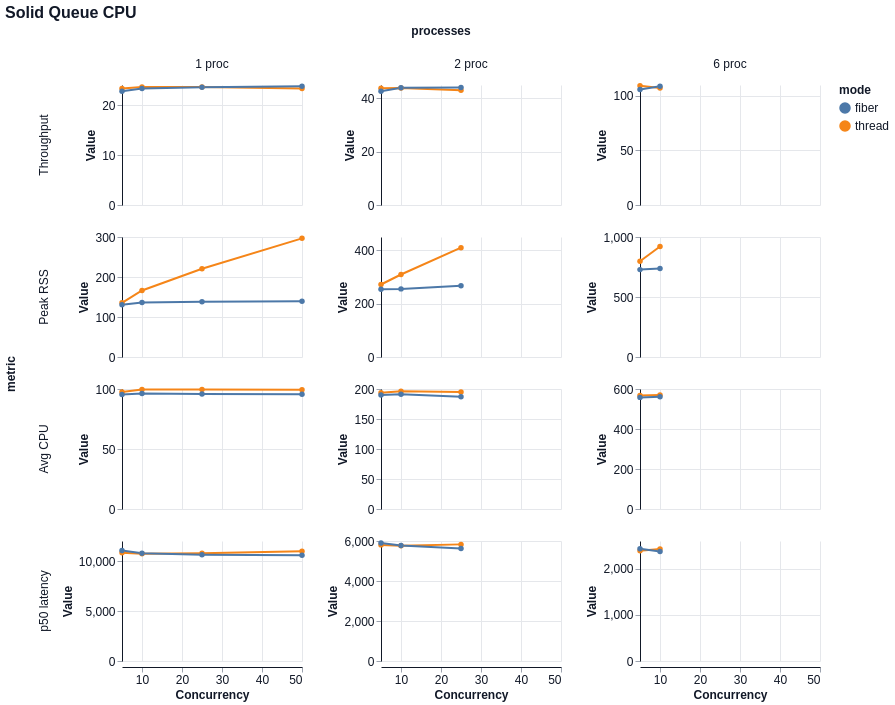

Source (Vega-Lite JSON):
### Vega-Lite specification from a JSON file in a GitHub repository (floating-point values rounded to 4 significant figures)
{"$schema": "https://vega.github.io/schema/vega-lite/v6.json", "title": "Solid Queue CPU", "width": 180, "height": 120, "data": {"values": [{"mode": "thread", "concurrency": 5, "processes": "1 proc", "metric": "Throughput", "value": 23.3, "unit": "jobs/s"}, {"mode": "thread", "concurrency": 5, "processes": "1 proc", "metric": "Peak RSS", "value": 135.5, "unit": "MB"}, {"mode": "thread", "concurrency": 5, "processes": "1 proc", "metric": "Avg CPU", "value": 97.5, "unit": "%"}, {"mode": "thread", "concurrency": 5, "processes": "1 proc", "metric": "p50 latency", "value": 10820.0, "unit": "ms"}, {"mode": "thread", "concurrency": 10, "processes": "1 proc", "metric": "Throughput", "value": 23.61, "unit": "jobs/s"}, {"mode": "thread", "concurrency": 10, "processes": "1 proc", "metric": "Peak RSS", "value": 166.4, "unit": "MB"}, {"mode": "thread", "concurrency": 10, "processes": "1 proc", "metric": "Avg CPU", "value": 99.5, "unit": "%"}, {"mode": "thread", "concurrency": 10, "processes": "1 proc", "metric": "p50 latency", "value": 10720.0, "unit": "ms"}, {"mode": "thread", "concurrency": 25, "processes": "1 proc", "metric": "Throughput", "value": 23.59, "unit": "jobs/s"}, {"mode": "thread", "concurrency": 25, "processes": "1 proc", "metric": "Peak RSS", "value": 220.6, "unit": "MB"}, {"mode": "thread", "concurrency": 25, "processes": "1 proc", "metric": "Avg CPU", "value": 99.5, "unit": "%"}, {"mode": "thread", "concurrency": 25, "processes": "1 proc", "metric": "p50 latency", "value": 10770.0, "unit": "ms"}, {"mode": "thread", "concurrency": 50, "processes": "1 proc", "metric": "Throughput", "value": 23.3, "unit": "jobs/s"}, {"mode": "thread", "concurrency": 50, "processes": "1 proc", "metric": "Peak RSS", "value": 296.6, "unit": "MB"}, {"mode": "thread", "concurrency": 50, "processes": "1 proc", "metric": "Avg CPU", "value": 99.4, "unit": "%"}, {"mode": "thread", "concurrency": 50, "processes": "1 proc", "metric": "p50 latency", "value": 10960.0, "unit": "ms"}, {"mode": "thread", "concurrency": 5, "processes": "2 proc", "metric": "Throughput", "value": 43.8, "unit": "jobs/s"}, {"mode": "thread", "concurrency": 5, "processes": "2 proc", "metric": "Peak RSS", "value": 271.9, "unit": "MB"}, {"mode": "thread", "concurrency": 5, "processes": "2 proc", "metric": "Avg CPU", "value": 193.9, "unit": "%"}, {"mode": "thread", "concurrency": 5, "processes": "2 proc", "metric": "p50 latency", "value": 5806.0, "unit": "ms"}, {"mode": "thread", "concurrency": 10, "processes": "2 proc", "metric": "Throughput", "value": 43.88, "unit": "jobs/s"}, {"mode": "thread", "concurrency": 10, "processes": "2 proc", "metric": "Peak RSS", "value": 309.4, "unit": "MB"}, {"mode": "thread", "concurrency": 10, "processes": "2 proc", "metric": "Avg CPU", "value": 196.3, "unit": "%"}, {"mode": "thread", "concurrency": 10, "processes": "2 proc", "metric": "p50 latency", "value": 5766.0, "unit": "ms"}, {"mode": "thread", "concurrency": 25, "processes": "2 proc", "metric": "Throughput", "value": 43.04, "unit": "jobs/s"}, {"mode": "thread", "concurrency": 25, "processes": "2 proc", "metric": "Peak RSS", "value": 410.1, "unit": "MB"}, {"mode": "thread", "concurrency": 25, "processes": "2 proc", "metric": "Avg CPU", "value": 195.2, "unit": "%"}, {"mode": "thread", "concurrency": 25, "processes": "2 proc", "metric": "p50 latency", "value": 5831.0, "unit": "ms"}, {"mode": "thread", "concurrency": 5, "processes": "6 proc", "metric": "Throughput", "value": 109.3, "unit": "jobs/s"}, {"mode": "thread", "concurrency": 5, "processes": "6 proc", "metric": "Peak RSS", "value": 797.7, "unit": "MB"}, {"mode": "thread", "concurrency": 5, "processes": "6 proc", "metric": "Avg CPU", "value": 567.2, "unit": "%"}, {"mode": "thread", "concurrency": 5, "processes": "6 proc", "metric": "p50 latency", "value": 2391.0, "unit": "ms"}, {"mode": "thread", "concurrency": 10, "processes": "6 proc", "metric": "Throughput", "value": 107.2, "unit": "jobs/s"}, {"mode": "thread", "concurrency": 10, "processes": "6 proc", "metric": "Peak RSS", "value": 920.6, "unit": "MB"}, {"mode": "thread", "concurrency": 10, "processes": "6 proc", "metric": "Avg CPU", "value": 570.5, "unit": "%"}, {"mode": "thread", "concurrency": 10, "processes": "6 proc", "metric": "p50 latency", "value": 2428.0, "unit": "ms"}, {"mode": "fiber", "concurrency": 5, "processes": "1 proc", "metric": "Throughput", "value": 22.77, "unit": "jobs/s"}, {"mode": "fiber", "concurrency": 5, "processes": "1 proc", "metric": "Peak RSS", "value": 130.6, "unit": "MB"}, {"mode": "fiber", "concurrency": 5, "processes": "1 proc", "metric": "Avg CPU", "value": 95.5, "unit": "%"}, {"mode": "fiber", "concurrency": 5, "processes": "1 proc", "metric": "p50 latency", "value": 11050.0, "unit": "ms"}, {"mode": "fiber", "concurrency": 10, "processes": "1 proc", "metric": "Throughput", "value": 23.29, "unit": "jobs/s"}, {"mode": "fiber", "concurrency": 10, "processes": "1 proc", "metric": "Peak RSS", "value": 136.2, "unit": "MB"}, {"mode": "fiber", "concurrency": 10, "processes": "1 proc", "metric": "Avg CPU", "value": 96.2, "unit": "%"}, {"mode": "fiber", "concurrency": 10, "processes": "1 proc", "metric": "p50 latency", "value": 10770.0, "unit": "ms"}, {"mode": "fiber", "concurrency": 25, "processes": "1 proc", "metric": "Throughput", "value": 23.57, "unit": "jobs/s"}, {"mode": "fiber", "concurrency": 25, "processes": "1 proc", "metric": "Peak RSS", "value": 138.1, "unit": "MB"}, {"mode": "fiber", "concurrency": 25, "processes": "1 proc", "metric": "Avg CPU", "value": 95.8, "unit": "%"}, {"mode": "fiber", "concurrency": 25, "processes": "1 proc", "metric": "p50 latency", "value": 10640.0, "unit": "ms"}, {"mode": "fiber", "concurrency": 50, "processes": "1 proc", "metric": "Throughput", "value": 23.76, "unit": "jobs/s"}, {"mode": "fiber", "concurrency": 50, "processes": "1 proc", "metric": "Peak RSS", "value": 139.5, "unit": "MB"}, {"mode": "fiber", "concurrency": 50, "processes": "1 proc", "metric": "Avg CPU", "value": 95.6, "unit": "%"}, {"mode": "fiber", "concurrency": 50, "processes": "1 proc", "metric": "p50 latency", "value": 10570.0, "unit": "ms"}, {"mode": "fiber", "concurrency": 5, "processes": "2 proc", "metric": "Throughput", "value": 42.63, "unit": "jobs/s"}, {"mode": "fiber", "concurrency": 5, "processes": "2 proc", "metric": "Peak RSS", "value": 254.1, "unit": "MB"}, {"mode": "fiber", "concurrency": 5, "processes": "2 proc", "metric": "Avg CPU", "value": 190.1, "unit": "%"}, {"mode": "fiber", "concurrency": 5, "processes": "2 proc", "metric": "p50 latency", "value": 5900.0, "unit": "ms"}, {"mode": "fiber", "concurrency": 10, "processes": "2 proc", "metric": "Throughput", "value": 43.93, "unit": "jobs/s"}, {"mode": "fiber", "concurrency": 10, "processes": "2 proc", "metric": "Peak RSS", "value": 255.4, "unit": "MB"}, {"mode": "fiber", "concurrency": 10, "processes": "2 proc", "metric": "Avg CPU", "value": 191.2, "unit": "%"}, {"mode": "fiber", "concurrency": 10, "processes": "2 proc", "metric": "p50 latency", "value": 5778.0, "unit": "ms"}, {"mode": "fiber", "concurrency": 25, "processes": "2 proc", "metric": "Throughput", "value": 44.04, "unit": "jobs/s"}, {"mode": "fiber", "concurrency": 25, "processes": "2 proc", "metric": "Peak RSS", "value": 267.5, "unit": "MB"}, {"mode": "fiber", "concurrency": 25, "processes": "2 proc", "metric": "Avg CPU", "value": 187.0, "unit": "%"}, {"mode": "fiber", "concurrency": 25, "processes": "2 proc", "metric": "p50 latency", "value": 5623.0, "unit": "ms"}, {"mode": "fiber", "concurrency": 5, "processes": "6 proc", "metric": "Throughput", "value": 105.9, "unit": "jobs/s"}, {"mode": "fiber", "concurrency": 5, "processes": "6 proc", "metric": "Peak RSS", "value": 728.1, "unit": "MB"}, {"mode": "fiber", "concurrency": 5, "processes": "6 proc", "metric": "Avg CPU", "value": 558.1, "unit": "%"}, {"mode": "fiber", "concurrency": 5, "processes": "6 proc", "metric": "p50 latency", "value": 2434.0, "unit": "ms"}, {"mode": "fiber", "concurrency": 10, "processes": "6 proc", "metric": "Throughput", "value": 108.8, "unit": "jobs/s"}, {"mode": "fiber", "concurrency": 10, "processes": "6 proc", "metric": "Peak RSS", "value": 736.9, "unit": "MB"}, {"mode": "fiber", "concurrency": 10, "processes": "6 proc", "metric": "Avg CPU", "value": 561.7, "unit": "%"}, {"mode": "fiber", "concurrency": 10, "processes": "6 proc", "metric": "p50 latency", "value": 2374.0, "unit": "ms"}]}, "mark": {"type": "line", "point": true, "tooltip": true}, "encoding": {"x": {"field": "concurrency", "type": "quantitative", "title": "Concurrency"}, "y": {"field": "value", "type": "quantitative", "title": "Value"}, "color": {"field": "mode", "type": "nominal"}, "tooltip": [{"field": "mode", "type": "nominal"}, {"field": "concurrency", "type": "quantitative"}, {"field": "processes", "type": "nominal"}, {"field": "metric", "type": "nominal"}, {"field": "percentile", "type": "nominal"}, {"field": "value", "type": "quantitative"}], "row": {"field": "metric", "type": "nominal", "sort": ["Throughput", "Peak RSS", "Avg CPU", "p50 latency"]}, "column": {"field": "processes", "type": "nominal", "sort": null}}, "config": {"background": "white", "axis": {"labelFont": "Helvetica", "titleFont": "Helvetica", "labelFontSize": 12, "titleFontSize": 12, "labelColor": "#111827", "titleColor": "#111827", "domainColor": "#111827", "tickColor": "#9ca3af", "grid": true, "gridColor": "#e5e7eb"}, "header": {"labelFont": "Helvetica", "titleFont": "Helvetica", "labelFontSize": 12, "titleFontSize": 12, "labelColor": "#111827", "titleColor": "#111827"}, "legend": {"labelFont": "Helvetica", "titleFont": "Helvetica", "labelFontSize": 12, "titleFontSize": 12, "labelColor": "#111827", "titleColor": "#111827"}, "title": {"font": "Helvetica", "fontSize": 16, "anchor": "start", "color": "#111827"}, "view": {"stroke": null}}, "resolve": {"scale": {"y": "independent"}}}
